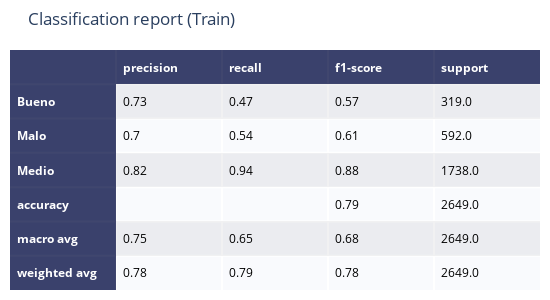

Source (notebook cell):
### Code cell
# Plot
report.update({"accuracy": {"precision": None, "recall": None, "f1-score": report["accuracy"], "support": report['macro avg']['support']}})
report=pd.DataFrame.from_dict(report).round(2)
report=report.fillna('')


fig = ff.create_table(report.T, index=True)
fig.update_layout(
    title_text="Classification report (Train)",
    margin = {'t':50, 'b':10,'l':10,'r':10},
    height=300,
    width=550,
)

pio.write_image(fig, 
                'report\img/train_report.png',
                scale=2)
fig.show()

### Figure 1 — Plotly figure (JSON) as saved in the notebook; plotly's stock layout.template omitted (floating-point values rounded to 4 significant figures)
{"data": [{"colorscale": [[0, "#00083e"], [0.5, "#ededee"], [1, "#ffffff"]], "hoverinfo": "none", "opacity": 0.75, "showscale": false, "type": "heatmap", "z": [[0, 0, 0, 0, 0], [0, 0.5, 0.5, 0.5, 0.5], [0, 1, 1, 1, 1], [0, 0.5, 0.5, 0.5, 0.5], [0, 1, 1, 1, 1], [0, 0.5, 0.5, 0.5, 0.5], [0, 1, 1, 1, 1]]}], "layout": {"annotations": [{"align": "left", "font": {"color": "#ffffff"}, "showarrow": false, "text": "<b></b>", "x": -0.45, "xanchor": "left", "xref": "x", "y": 0, "yref": "y"}, {"align": "left", "font": {"color": "#ffffff"}, "showarrow": false, "text": "<b>precision</b>", "x": 0.55, "xanchor": "left", "xref": "x", "y": 0, "yref": "y"}, {"align": "left", "font": {"color": "#ffffff"}, "showarrow": false, "text": "<b>recall</b>", "x": 1.55, "xanchor": "left", "xref": "x", "y": 0, "yref": "y"}, {"align": "left", "font": {"color": "#ffffff"}, "showarrow": false, "text": "<b>f1-score</b>", "x": 2.55, "xanchor": "left", "xref": "x", "y": 0, "yref": "y"}, {"align": "left", "font": {"color": "#ffffff"}, "showarrow": false, "text": "<b>support</b>", "x": 3.55, "xanchor": "left", "xref": "x", "y": 0, "yref": "y"}, {"align": "left", "font": {"color": "#ffffff"}, "showarrow": false, "text": "<b>Bueno</b>", "x": -0.45, "xanchor": "left", "xref": "x", "y": 1, "yref": "y"}, {"align": "left", "font": {"color": "#000000"}, "showarrow": false, "text": "0.73", "x": 0.55, "xanchor": "left", "xref": "x", "y": 1, "yref": "y"}, {"align": "left", "font": {"color": "#000000"}, "showarrow": false, "text": "0.47", "x": 1.55, "xanchor": "left", "xref": "x", "y": 1, "yref": "y"}, {"align": "left", "font": {"color": "#000000"}, "showarrow": false, "text": "0.57", "x": 2.55, "xanchor": "left", "xref": "x", "y": 1, "yref": "y"}, {"align": "left", "font": {"color": "#000000"}, "showarrow": false, "text": "319.0", "x": 3.55, "xanchor": "left", "xref": "x", "y": 1, "yref": "y"}, {"align": "left", "font": {"color": "#ffffff"}, "showarrow": false, "text": "<b>Malo</b>", "x": -0.45, "xanchor": "left", "xref": "x", "y": 2, "yref": "y"}, {"align": "left", "font": {"color": "#000000"}, "showarrow": false, "text": "0.7", "x": 0.55, "xanchor": "left", "xref": "x", "y": 2, "yref": "y"}, {"align": "left", "font": {"color": "#000000"}, "showarrow": false, "text": "0.54", "x": 1.55, "xanchor": "left", "xref": "x", "y": 2, "yref": "y"}, {"align": "left", "font": {"color": "#000000"}, "showarrow": false, "text": "0.61", "x": 2.55, "xanchor": "left", "xref": "x", "y": 2, "yref": "y"}, {"align": "left", "font": {"color": "#000000"}, "showarrow": false, "text": "592.0", "x": 3.55, "xanchor": "left", "xref": "x", "y": 2, "yref": "y"}, {"align": "left", "font": {"color": "#ffffff"}, "showarrow": false, "text": "<b>Medio</b>", "x": -0.45, "xanchor": "left", "xref": "x", "y": 3, "yref": "y"}, {"align": "left", "font": {"color": "#000000"}, "showarrow": false, "text": "0.82", "x": 0.55, "xanchor": "left", "xref": "x", "y": 3, "yref": "y"}, {"align": "left", "font": {"color": "#000000"}, "showarrow": false, "text": "0.94", "x": 1.55, "xanchor": "left", "xref": "x", "y": 3, "yref": "y"}, {"align": "left", "font": {"color": "#000000"}, "showarrow": false, "text": "0.88", "x": 2.55, "xanchor": "left", "xref": "x", "y": 3, "yref": "y"}, {"align": "left", "font": {"color": "#000000"}, "showarrow": false, "text": "1738.0", "x": 3.55, "xanchor": "left", "xref": "x", "y": 3, "yref": "y"}, {"align": "left", "font": {"color": "#ffffff"}, "showarrow": false, "text": "<b>accuracy</b>", "x": -0.45, "xanchor": "left", "xref": "x", "y": 4, "yref": "y"}, {"align": "left", "font": {"color": "#000000"}, "showarrow": false, "text": "", "x": 0.55, "xanchor": "left", "xref": "x", "y": 4, "yref": "y"}, {"align": "left", "font": {"color": "#000000"}, "showarrow": false, "text": "", "x": 1.55, "xanchor": "left", "xref": "x", "y": 4, "yref": "y"}, {"align": "left", "font": {"color": "#000000"}, "showarrow": false, "text": "0.79", "x": 2.55, "xanchor": "left", "xref": "x", "y": 4, "yref": "y"}, {"align": "left", "font": {"color": "#000000"}, "showarrow": false, "text": "2649.0", "x": 3.55, "xanchor": "left", "xref": "x", "y": 4, "yref": "y"}, {"align": "left", "font": {"color": "#ffffff"}, "showarrow": false, "text": "<b>macro avg</b>", "x": -0.45, "xanchor": "left", "xref": "x", "y": 5, "yref": "y"}, {"align": "left", "font": {"color": "#000000"}, "showarrow": false, "text": "0.75", "x": 0.55, "xanchor": "left", "xref": "x", "y": 5, "yref": "y"}, {"align": "left", "font": {"color": "#000000"}, "showarrow": false, "text": "0.65", "x": 1.55, "xanchor": "left", "xref": "x", "y": 5, "yref": "y"}, {"align": "left", "font": {"color": "#000000"}, "showarrow": false, "text": "0.68", "x": 2.55, "xanchor": "left", "xref": "x", "y": 5, "yref": "y"}, {"align": "left", "font": {"color": "#000000"}, "showarrow": false, "text": "2649.0", "x": 3.55, "xanchor": "left", "xref": "x", "y": 5, "yref": "y"}, {"align": "left", "font": {"color": "#ffffff"}, "showarrow": false, "text": "<b>weighted avg</b>", "x": -0.45, "xanchor": "left", "xref": "x", "y": 6, "yref": "y"}, {"align": "left", "font": {"color": "#000000"}, "showarrow": false, "text": "0.78", "x": 0.55, "xanchor": "left", "xref": "x", "y": 6, "yref": "y"}, {"align": "left", "font": {"color": "#000000"}, "showarrow": false, "text": "0.79", "x": 1.55, "xanchor": "left", "xref": "x", "y": 6, "yref": "y"}, {"align": "left", "font": {"color": "#000000"}, "showarrow": false, "text": "0.78", "x": 2.55, "xanchor": "left", "xref": "x", "y": 6, "yref": "y"}, {"align": "left", "font": {"color": "#000000"}, "showarrow": false, "text": "2649.0", "x": 3.55, "xanchor": "left", "xref": "x", "y": 6, "yref": "y"}], "height": 300, "margin": {"b": 10, "l": 10, "r": 10, "t": 50}, "title": {"text": "Classification report (Train)"}, "width": 550, "xaxis": {"dtick": 1, "gridwidth": 2, "showticklabels": false, "tick0": -0.5, "ticks": "", "zeroline": false}, "yaxis": {"autorange": "reversed", "dtick": 1, "gridwidth": 2, "showticklabels": false, "tick0": 0.5, "ticks": "", "zeroline": false}}}
